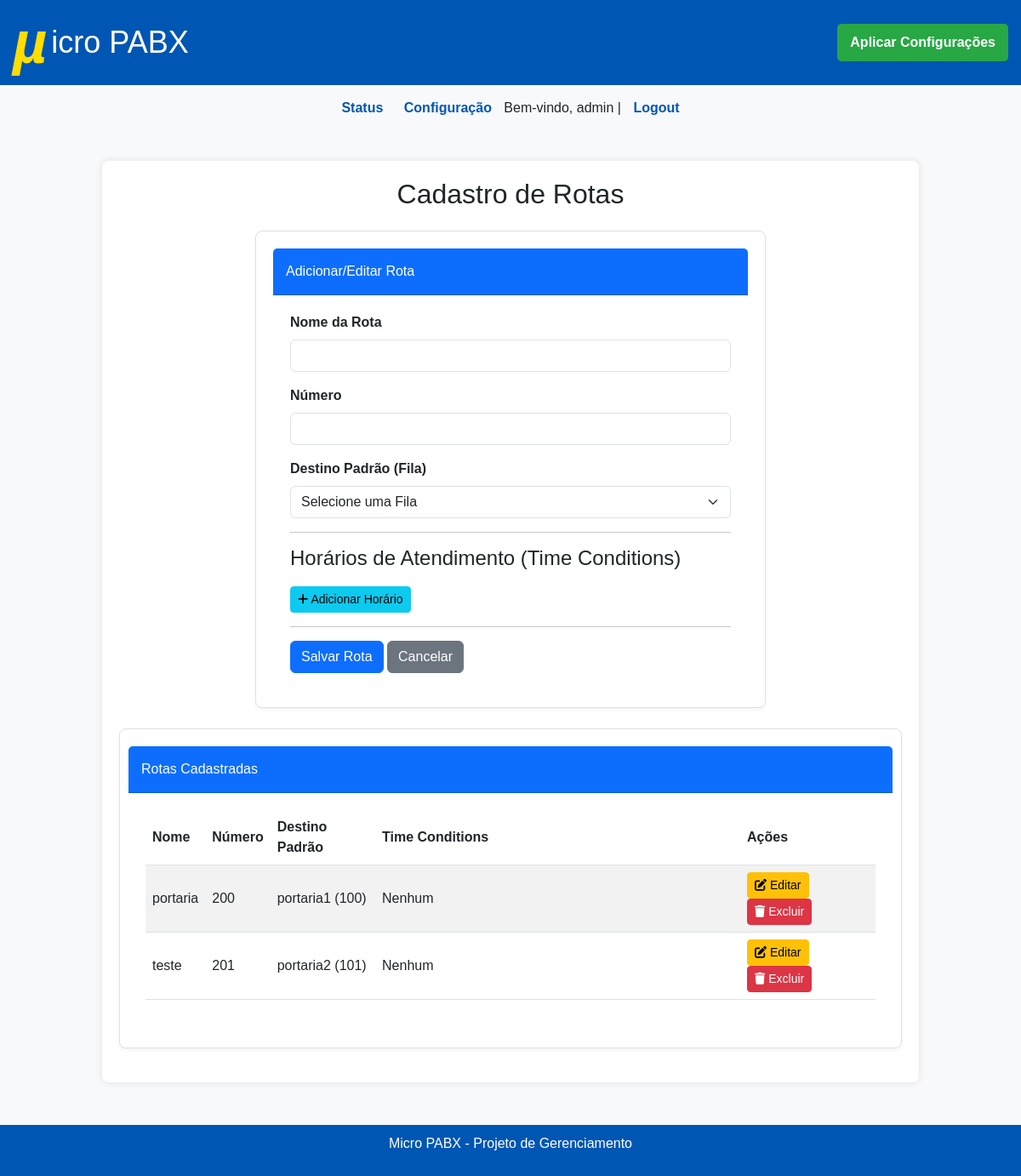
The app's page /config/rotas (signed in), older data.
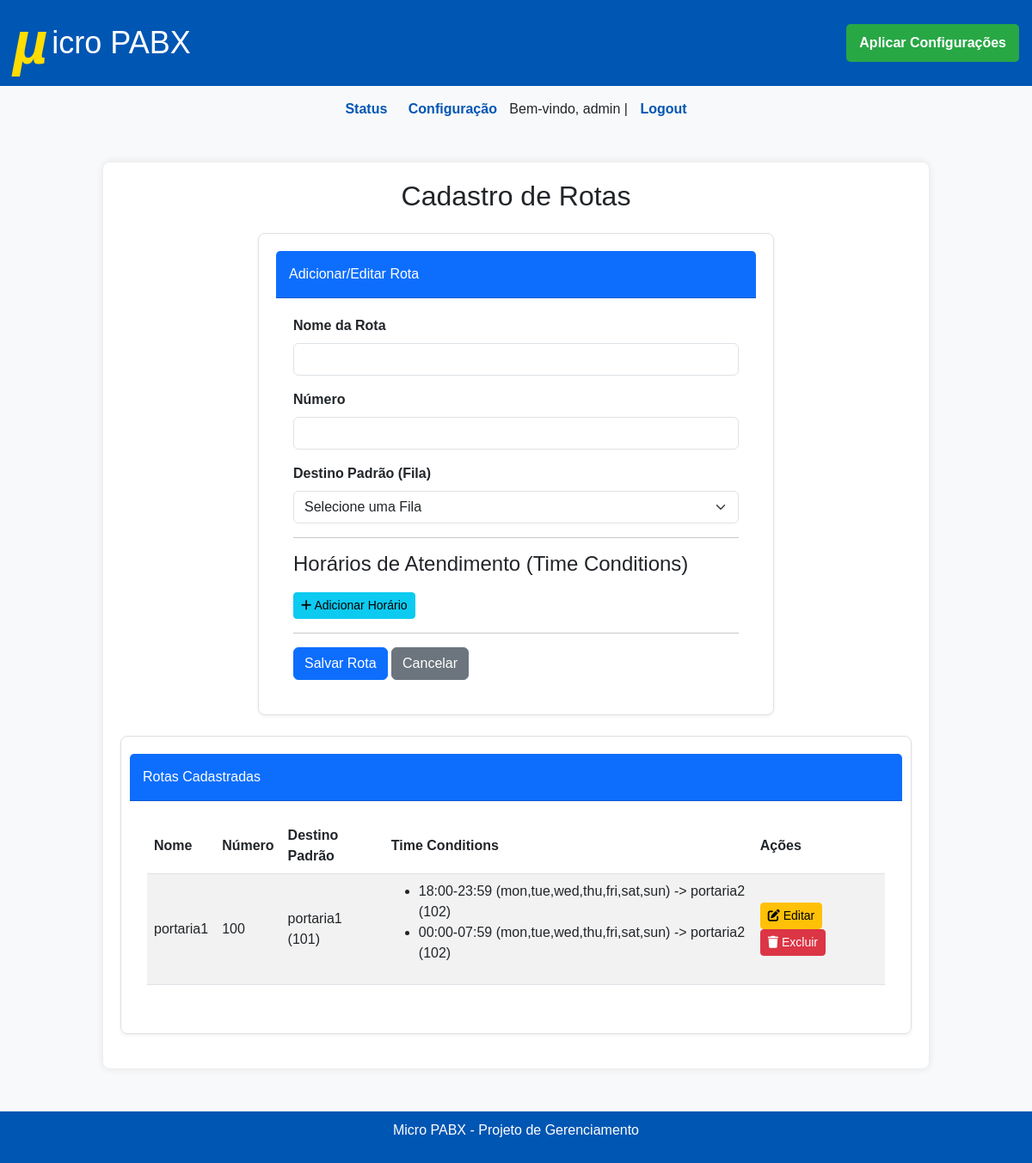
The same page, newer data.
### tables this page shows
CREATE TABLE rotas (
                    id INTEGER PRIMARY KEY AUTOINCREMENT,
                    nome TEXT NOT NULL,
                    numero_entrada TEXT UNIQUE NOT NULL,
                    dest_fila_else INTEGER NOT NULL, -- FK para o ID da tabela de filas
                    FOREIGN KEY (dest_fila_else) REFERENCES filas(id) ON DELETE CASCADE
                );

CREATE TABLE filas (
                    id INTEGER PRIMARY KEY AUTOINCREMENT,
                    fila INTEGER UNIQUE NOT NULL,
                    nome TEXT NOT NULL
                );

CREATE TABLE time_conditions (
                    id INTEGER PRIMARY KEY AUTOINCREMENT,
                    rota_id INTEGER NOT NULL,
                    time_start TEXT NOT NULL,
                    time_end TEXT NOT NULL,
                    days TEXT NOT NULL, -- Armazenado como string separada por vírgulas, ex: "mon,tue,wed"
                    dest_fila_if_time INTEGER NOT NULL, -- FK para o ID da tabela de filas
                    FOREIGN KEY (rota_id) REFERENCES rotas(id) ON DELETE CASCADE,
                    FOREIGN KEY (dest_fila_if_time) REFERENCES filas(id) ON DELETE CASCADE
                );

### blueprints/rotas.py (the view, shortened to what this page needs)
@rotas_bp.route("/rotas", methods=["GET", "POST"])
@login_required
def config_rotas():
    rotas = get_routes(include_time_conditions=True)  # <- precisa do novo parâmetro
    filas = get_filas()
    return render_template("config_rotas.html", rotas=rotas, filas=filas)

### auth.py (called while the page is built)
def login_required(f):
    @wraps(f)
    def decorated_function(*args, **kwargs):
        if not session.get("user"):
            flash("Você precisa estar logado para acessar esta página.", "warning")
            return redirect(url_for("auth.login")) # Rota de login agora está no blueprint 'auth'
        return f(*args, **kwargs)
    return decorated_function

### database.py (called while the page is built)
def get_db():
    conn = sqlite3.connect(DB_PATH)
    conn.row_factory = sqlite3.Row
    return conn

def get_filas():
    db = get_db()
    filas_raw = db.execute("SELECT id, fila, nome FROM filas order by fila").fetchall()
    filas = []
    for f in filas_raw:
        ramais_associados = db.execute(
            "SELECT ramal_id FROM ramal_fila WHERE fila_id = ?", (f["id"],)
        ).fetchall()
        ramais_id_list = [r["ramal_id"] for r in ramais_associados]
        filas.append({
            "id": f["id"], "fila": f["fila"], "nome": f["nome"], "ramais": ramais_id_list
        })
    db.close()
    return filas

### templates/config_rotas.html (shortened to what this page needs)
{% extends "base.html" %}
{% block content %}
    <div class="container main-content">
        <h2 class="mb-4 text-center">Cadastro de Rotas</h2>
        <div class="card mb-4">
            <div class="card-header bg-primary text-white">Adicionar/Editar Rota</div>
            <div class="card-body">
                <form id="rotaForm" method="POST" action="{{ url_for('rotas.config_rotas') }}">
                    <div class="mb-3">
                        <label for="nome" class="form-label">Nome da Rota</label>
                        <input type="text" class="form-control" id="nome" name="nome" required>
                    </div>
                    <div class="mb-3">
                        <label for="numero_entrada" class="form-label">Número</label>
                        <input type="text" class="form-control" id="numero_entrada" name="numero_entrada" required>
                    </div>
                    <div class="mb-3">
                        <label for="dest_fila_else" class="form-label">Destino Padrão (Fila)</label>
                        <select class="form-select" id="dest_fila_else" name="dest_fila_else" required>
                            <option value="">Selecione uma Fila</option>
                        </select>
                    </div>
                    <hr>
                    <h4>Horários de Atendimento (Time Conditions)</h4>
                    <button type="button" class="btn btn-info btn-sm btn-add-tc"><i class="fas fa-plus"></i> Adicionar Horário</button>
                    <hr>
                    <button type="submit" class="btn btn-primary">Salvar Rota</button>
                    <button type="button" class="btn btn-secondary" onclick="resetForm()">Cancelar</button>
                </form>
            </div>
        </div>
        <div class="wide-section">
            <div class="card">
                <div class="card-header bg-primary text-white">Rotas Cadastradas</div>
                <div class="card-body">
                    <div class="table-responsive">
                        <table class="table table-striped table-hover">
                            <thead>
                                <tr>
                                    <th>Nome</th>
                                    <th>Número</th>
                                    <th>Destino Padrão</th>
                                    <th style="width: 50%;">Time Conditions</th>
                                    <th>Ações</th>
                                </tr>
                            </thead>
                            <tbody>
                                {% for rota in rotas %}
                                    <tr>
                                        <td>{{ rota.nome }}</td>
                                        <td>{{ rota.numero_entrada }}</td>
                                        <td>
                                            {% for fila in filas %}
                                                {% if fila.id == rota.dest_fila_else %}
                                                    {{ fila.nome }} ({{ fila.fila }})
                                                {% endif %}
                                            {% endfor %}
                                        </td>
                                        <td>
                                            {% if rota.time_conditions %}
                                                <ul>
                                                    {% for tc in rota.time_conditions %}
                                                        <li>{{ tc.time_start }}-{{ tc.time_end }} ({{ tc.days }}) ->
                                                            {% for fila in filas %}
                                                                {% if fila.id == tc.dest_fila_if_time %}
                                                                    {{ fila.nome }} ({{ fila.fila }})
                                                                {% endif %}
                                                            {% endfor %}
                                                        </li>
                                                    {% endfor %}
                                                </ul>
                                            {% else %}
                                                Nenhum
                                            {% endif %}
                                        </td>
                                        <td>
                                            <button class="btn btn-warning btn-sm me-2" onclick="editRota(this)"
                                                    data-id="{{ rota.id }}"
                                                    data-nome="{{ rota.nome }}"
                                                    data-numero_entrada="{{ rota.numero_entrada }}"
                                                    data-dest_fila_else="{{ rota.dest_fila_else }}"
                                                    data-time_conditions="{{ rota.time_conditions | tojson }}">
                                                <i class="fas fa-edit"></i> Editar
                                            </button>
                                            <form action="{{ url_for('rotas.excluir_rota') }}" method="POST" style="display:inline;">
                                                <button type="submit" class="btn btn-danger btn-sm" onclick="return confirm('Tem certeza que deseja excluir esta rota?');">
                                                    <i class="fas fa-trash"></i> Excluir
                                                </button>
                                            </form>
                                        </td>
                                    </tr>
                                {% endfor %}
                            </tbody>
                        </table>
                    </div>
                </div>
            </div>
        </div>
    </div>
{% endblock %}

### templates/base.html (shortened to what this page needs)
<!DOCTYPE html>
<html lang="pt-BR">
<head>
    <link href="https://cdn.jsdelivr.net/npm/bootstrap@5.3.0/dist/css/bootstrap.min.css" rel="stylesheet">
    <link rel="stylesheet" href="https://cdnjs.cloudflare.com/ajax/libs/font-awesome/6.0.0-beta3/css/all.min.css">
</head>
<body>
    <header>
        <h1><span>&#181;</span>icro PABX</h1>
        <form action="{{ url_for('main.reload') }}" method="POST" style="display: inline;">
            <button type="submit">Aplicar Configurações</button>
        </form>
    </header>
    <nav>
        <a href="{{ url_for('main.index') }}">Status</a>
        <a href="{{ url_for('pabx.config_pabx') }}">Configuração</a>
        {% if session.get('user') %}
            <span>Bem-vindo, {{ session.get('user') }}</span>
        | <a href="{{ url_for('auth.logout') }}">Logout</a>
        {% endif %}
    </nav>
    <div class="container">
        {% block content %}{% endblock %}
    </div>
    <footer>
        <p>Micro PABX - Projeto de Gerenciamento</p>
    </footer>
</body>
</html>

### templates/base.html (style rules this page uses)
body { font-family: Arial, sans-serif; background-color: #f4f8fb; margin: 0; padding: 0; }
header { background-color: #0056b3; color: white; padding: 15px; display: flex; justify-content: space-between; align-items: center; }
header h1 { font-size: 36px; color: white; margin: 0; display: flex; align-items: center; }
header h1 span { font-weight: bold; color: #ffdd00; font-size: 70px; font-style: italic; line-height: 1; margin-right: 5px; align-items: center; }
header form { margin: 0; }
header button { background-color: #28a745; color: white; border: none; padding: 10px 15px; border-radius: 5px; font-weight: bold; cursor: pointer; }
nav { margin: 15px; text-align: center; }
nav a { margin: 0 10px; text-decoration: none; color: #0056b3; font-weight: bold; }
.container { padding: 20px; }
.card { background: white; border-radius: 8px; padding: 20px; margin: 15px auto; max-width: 600px; box-shadow: 0 2px 6px rgba(0,0,0,0.1); }
footer { background-color: #0056b3; color: white; text-align: center; padding: 10px; margin-top: 30px; }

### templates/config_rotas.html (style rules this page uses)
body { background-color: #f8f9fa; }
.container { margin-top: 30px; }
.card { margin-bottom: 20px; border: 1px solid #e0e0e0; border-radius: 8px; box-shadow: 0 2px 4px rgba(0,0,0,.05); max-width: 600px; }
.card-header { background-color: #007bff; color: white; border-radius: 8px 8px 0 0; padding: 15px; }
.card-body { padding: 20px; }
.form-label { font-weight: bold; }
.btn-add-tc { margin-top: 10px; }
.main-content { max-width: 960px; margin: 0 auto; padding: 20px; background-color: #fff; border-radius: 8px; box-shadow: 0 0 10px rgba(0,0,0,0.1); }
.table th, .table td { vertical-align: middle; }
.table-responsive { overflow-x: auto; }
.wide-section .card { max-width: 1280px !important; width: 100%; margin: 0 auto 20px auto; }
@media (max-width: 1280px) { .wide-section .card { max-width: 100%; padding-left:10px; padding-right:10px; } }

Row changes from the older to the newer data that the page shows:
removed rotas: nome "portaria", numero_entrada "200", shows "Nenhum", filas (nome "portaria1", fila "100")
removed rotas: nome "teste", numero_entrada "201", shows "Nenhum", filas (nome "portaria2", fila "101")
added rotas: nome "portaria1", numero_entrada "100", filas (nome "portaria1", fila "101"), filas (nome "portaria2", fila "102")
added time_conditions: time_start "18:00", time_end "23:59", days "mon,tue,wed,thu,fri,sat,sun", filas (nome "portaria2", fila "102")
added time_conditions: time_start "00:00", time_end "07:59", days "mon,tue,wed,thu,fri,sat,sun", filas (nome "portaria2", fila "102")
